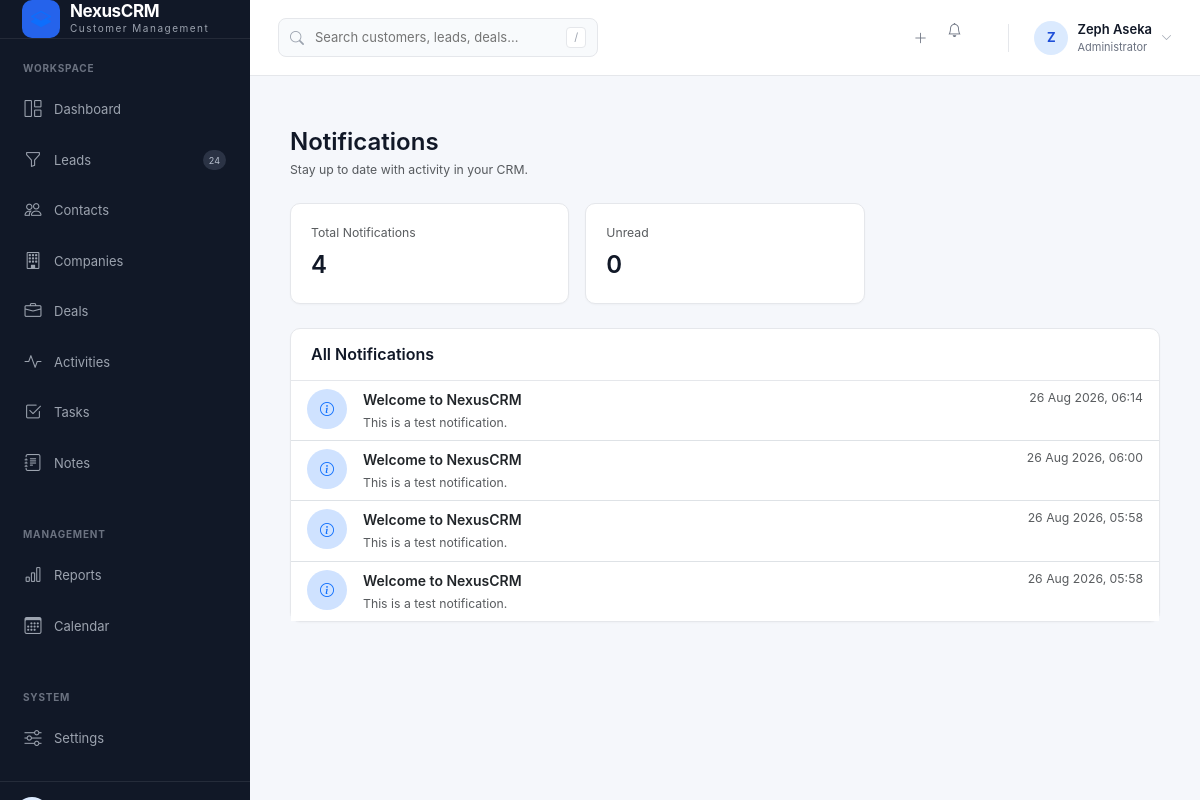
The app's page /notifications/ (signed in) with its own data.
### crmApp/models.py (models this page shows, shortened)
class Notification(models.Model):
    TYPE_INFO = "info"
    TYPE_SUCCESS = "success"
    TYPE_WARNING = "warning"
    TYPE_DANGER = "danger"
    TYPE_CHOICES = [
        (TYPE_INFO, "Info"),
        (TYPE_SUCCESS, "Success"),
        (TYPE_WARNING, "Warning"),
        (TYPE_DANGER, "Danger"),
    ]
    recipient = models.ForeignKey(
        User,
        on_delete=models.CASCADE,
        related_name="notifications"
    )
    title = models.CharField(
        max_length=200
    )
    message = models.TextField()
    notification_type = models.CharField(
        max_length=20,
        choices=TYPE_CHOICES,
        default=TYPE_INFO
    )
    is_read = models.BooleanField(
        default=False
    )
    created_at = models.DateTimeField(
        auto_now_add=True
    )
    class Meta:
        ordering = ["-created_at"]
        indexes = [
            models.Index(fields=["recipient", "is_read"]),
            models.Index(fields=["created_at"]),
        ]

### crmApp/views.py (the view)
# urls.py: path("notifications/", views.notification_list, name="notifications"),
@login_required
def notification_list(request):
    if not can_view_notifications(request.user):
        raise PermissionDenied
    notifications = Notification.objects.filter(
        recipient=request.user
    )
    unread_count = notifications.filter(
        is_read=False
    ).count()
    context = {
        "notifications": notifications,
        "unread_count": unread_count,
    }
    return render(
        request,
        "crmApp/notifications/list.html",
        context
    )

### templates/crmApp/notifications/list.html (shortened to what this page needs)
{% extends "crmApp/base.html" %}
{% block content %}
<div class="container-fluid py-4">
    <div class="d-flex flex-wrap justify-content-between align-items-center gap-3 mb-4">
        <div>
            <h4 class="mb-1 fw-semibold">
                Notifications
            </h4>
            <div class="text-muted small">
                Stay up to date with activity in your CRM.
            </div>
        </div>
    </div>
    <div class="row g-3 mb-4">
        <div class="col-md-4">
            <div class="crm-card h-100">
                <div class="crm-card-body">
                    <div class="text-muted small mb-1">
                        Total Notifications
                    </div>
                    <div class="fs-4 fw-semibold">
                        {{ notifications|length }}
                    </div>
                </div>
            </div>
        </div>
        <div class="col-md-4">
            <div class="crm-card h-100">
                <div class="crm-card-body">
                    <div class="text-muted small mb-1">
                        Unread
                    </div>
                    <div class="fs-4 fw-semibold">
                        {{ unread_count }}
                    </div>
                </div>
            </div>
        </div>
    </div>
    <div class="crm-card">
        <div class="crm-card-header">
            <h6 class="mb-0 fw-semibold">
                All Notifications
            </h6>
        </div>
        <div class="crm-card-body p-0">
            {% if notifications %}
                <div class="list-group list-group-flush">
                    {% for notification in notifications %}
                        <a
                            href="{% url 'notification_detail' notification.pk %}"
                            class="list-group-item list-group-item-action
                            "
                        >
                            <div class="d-flex align-items-start gap-3">
                                <div class="flex-shrink-0">
                                    {% if notification.notification_type == "success" %}
                                        <span class="d-flex align-items-center justify-content-center rounded-circle bg-success-subtle text-success"
                                              style="width:40px;height:40px;">
                                            <i class="bi bi-check-circle"></i>
                                        </span>
                                    {% elif notification.notification_type == "warning" %}
                                        <span class="d-flex align-items-center justify-content-center rounded-circle bg-warning-subtle text-warning"
                                              style="width:40px;height:40px;">
                                            <i class="bi bi-exclamation-triangle"></i>
                                        </span>
                                    {% elif notification.notification_type == "danger" %}
                                        <span class="d-flex align-items-center justify-content-center rounded-circle bg-danger-subtle text-danger"
                                              style="width:40px;height:40px;">
                                            <i class="bi bi-exclamation-circle"></i>
                                        </span>
                                    {% else %}
                                        <span class="d-flex align-items-center justify-content-center rounded-circle bg-primary-subtle text-primary"
                                              style="width:40px;height:40px;">
                                            <i class="bi bi-info-circle"></i>
                                        </span>
                                    {% endif %}
                                </div>
                                <div class="flex-grow-1 min-width-0">
                                    <div class="d-flex justify-content-between align-items-start gap-3">
                                        <div>
                                            <div class="fw-semibold">
                                                {{ notification.title }}
                                            </div>
                                            <div class="text-muted small mt-1">
                                                {{ notification.message|truncatechars:180 }}
                                            </div>
                                        </div>
                                        <div class="text-muted small text-nowrap">
                                            {{ notification.created_at|date:"d M Y, H:i" }}
                                        </div>
                                    </div>
                                </div>
                            </div>
                        </a>
                    {% endfor %}
                </div>
            {% endif %}
        </div>
    </div>
</div>
{% endblock %}

### templates/crmApp/base.html (shortened to what this page needs)
{% load static %}
<!DOCTYPE html>
<html lang="en">
<head>
    <link
        href="https://cdn.jsdelivr.net/npm/bootstrap@5.3.3/dist/css/bootstrap.min.css"
        rel="stylesheet"
    >
    <link
        rel="stylesheet"
        href="https://cdn.jsdelivr.net/npm/bootstrap-icons@1.11.3/font/bootstrap-icons.min.css"
    >
    <link
        rel="stylesheet"
        href="{% static 'css/app.css' %}"
    >
    <link
        rel="stylesheet"
        href="{% static 'crmApp/css/crm.css' %}"
    >
</head>
<body>
<div class="crm-wrapper">
    <aside class="crm-sidebar" id="crmSidebar">
        <div class="sidebar-brand">
            <a href="{% url 'dashboard' %}"
               class="brand-link text-decoration-none">
                <div class="brand-icon">
                    <i class="bi bi-layers-half"></i>
                </div>
                <div>
                    <div class="brand-name">
                        NexusCRM
                    </div>
                    <div class="brand-subtitle">
                        Customer Management
                    </div>
                </div>
            </a>
        </div>
        <div class="sidebar-section">
            <div class="sidebar-label">
                WORKSPACE
            </div>
            <nav class="sidebar-nav">
                <a
                    href="{% url 'dashboard' %}"
                    class="sidebar-link
                    "
                >
                    <i class="bi bi-grid-1x2"></i>
                    <span>
                        Dashboard
                    </span>
                </a>
                <a
                    href="{% url 'leads' %}"
                    class="sidebar-link
                    "
                >
                    <i class="bi bi-funnel"></i>
                    <span>
                        Leads
                    </span>
                    <span class="nav-badge">
                        24
                    </span>
                </a>
                <a
                    href="{% url 'contact_list' %}"
                    class="sidebar-link
                    "
                >
                    <i class="bi bi-people"></i>
                    <span>
                        Contacts
                    </span>
                </a>
                <a
                    href="{% url 'company_list' %}"
                    class="sidebar-link
                    "
                >
                    <i class="bi bi-building"></i>
                    <span>
                        Companies
                    </span>
                </a>
                <a
                    href="{% url 'deals' %}"
                    class="sidebar-link
                    "
                >
                    <i class="bi bi-briefcase"></i>
                    <span>
                        Deals
                    </span>
                </a>
                <a
                    href="{% url 'activities' %}"
                    class="sidebar-link
                    "
                >
                    <i class="bi bi-activity"></i>
                    <span>
                        Activities
                    </span>
                </a>
                <a
                    href="{% url 'tasks' %}"
                    class="sidebar-link
                    "
                >
                    <i class="bi bi-check2-square"></i>
                    <span>
                        Tasks
                    </span>
                </a>
                <a
                    href="{% url 'notes' %}"
                     class="sidebar-link
                    "
                    >
                    <i class="bi bi-journal-text"></i>
                    <span>
                        Notes
                    </span>
                </a>
            </nav>
        </div>
        <div class="sidebar-section">
            <div class="sidebar-label">
                MANAGEMENT
            </div>
            <nav class="sidebar-nav">
                <a
                    href="{% url 'reports' %}"
                    class="sidebar-link
                    "
                >
                    <i class="bi bi-bar-chart"></i>
                    <span>
                        Reports
                    </span>
                </a>
                <a
                    href="{% url 'calendar' %}"
                    class="sidebar-link
                    "
                >
                    <i class="bi bi-calendar3"></i>
                    <span>
                        Calendar
                    </span>
                </a>
            </nav>
        </div>
        <div class="sidebar-section">
            <div class="sidebar-label">
                SYSTEM
            </div>
            <nav class="sidebar-nav">
                <a
                    href="{% url 'settings' %}"
                    class="sidebar-link
                    "
                >
                    <i class="bi bi-sliders"></i>
                    <span>
                        Settings
                    </span>
                </a>
            </nav>
        </div>
        <div class="sidebar-footer">
        </div>
    </aside>
    <main class="crm-main">
        <header class="crm-topbar">
            <div class="topbar-left">
                <div class="topbar-search">
                    <i class="bi bi-search"></i>
                    <input
                        type="search"
                        placeholder="Search customers, leads, deals..."
                        aria-label="Global search"
                    >
                    <span class="search-shortcut">
                        /
                    </span>
                </div>
            </div>
            <div class="topbar-right">
                <button
                    type="button"
                    class="topbar-icon-btn"
                    title="Quick add"
                >
                    <i class="bi bi-plus-lg"></i>
                </button>
                <a
                    href="{% url 'notifications' %}"
                     class="topbar-icon-btn notification-button position-relative"
                    title="Notifications"
                    aria-label="Notifications"
                    class="topbar-icon-btn"
                    type="button"
                >
                    <i class="bi bi-bell"></i>
                </a>
                <div class="user-menu">
                    <div class="user-avatar">
                        {{ request.user.first_name|first|upper }}
                    </div>
                    <div class="user-info">
                        <div class="user-name">
                            {% if request.user.get_full_name %}
                                {{ request.user.get_full_name }}
                            {% else %}
                                {{ request.user.username }}
                            {% endif %}
                        </div>
                        <div class="user-role">
                            {% if request.user.is_superuser %}
                                Administrator
                            {% elif request.user.profile %}
                                {{ request.user.profile.role_display }}
                            {% else %}
                                CRM User
                            {% endif %}
                        </div>
                    </div>
                    <i class="bi bi-chevron-down user-chevron"></i>
                </div>
            </div>
        </header>
        <div class="crm-content">
            {% block content %}
            {% endblock %}
        </div>
    </main>
</div>
</body>
</html>

### records on screen
Notification: notification_type "info" (drawn), title "Welcome to NexusCRM", message "This is a test notification.", created_at "26 Aug 2026, 06:14"
Notification: notification_type "info" (drawn), title "Welcome to NexusCRM", message "This is a test notification.", created_at "26 Aug 2026, 06:00"
Notification: notification_type "info" (drawn), title "Welcome to NexusCRM", message "This is a test notification.", created_at "26 Aug 2026, 05:58"
Notification: notification_type "info" (drawn), title "Welcome to NexusCRM", message "This is a test notification.", created_at "26 Aug 2026, 05:58"

### other values on screen
{{ request.user.first_name|first|upper }} "Z"
{{ request.user.get_full_name }} "Zeph Aseka"
{{ notifications|length }} "4"
{{ unread_count }} "0"
